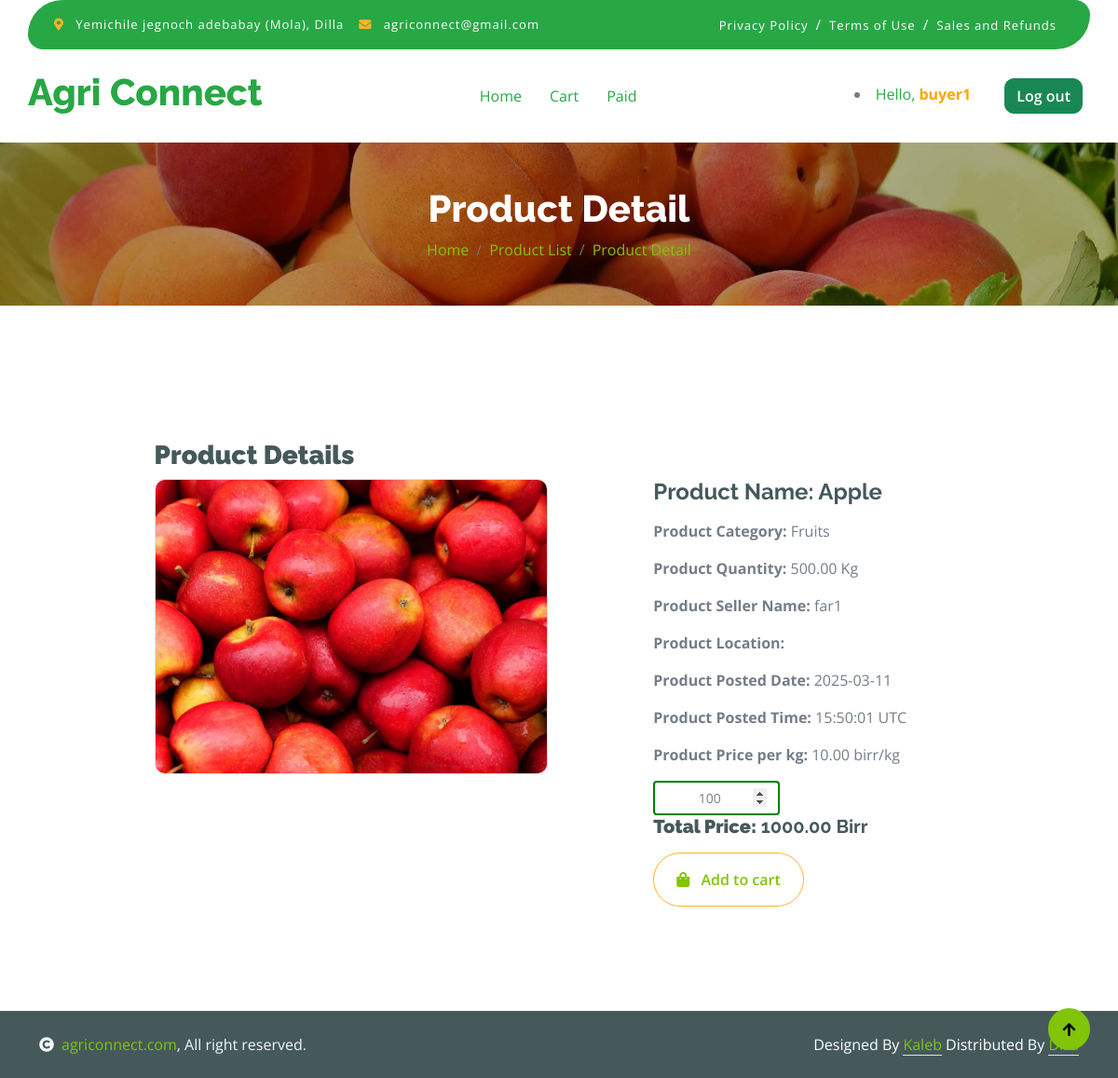
/products/product_detail/1/ (signed in), run on the app's committed database.
### app/models.py (models this page shows, shortened)
class CustomUser(AbstractUser):
    STATUS = (
        ('farmer', 'Farmer'),
        ('buyer', 'Buyer'),
    )
    REGIONS = (
        ('Addis Ababa', 'Addis Ababa'),
        ('Afar', 'Afar'),
        ('Amhara', 'Amhara'),
        ('Benishangul-Gumuz', 'Benishangul-Gumuz'),
        ('Dire Dawa', 'Dire Dawa'),
        ('Gambela', 'Gambela'),
        ('Harari', 'Harari'),
        ('Oromia', 'Oromia'),
        ('Sidama', 'Sidama'),
        ('SNNP', 'SNNP'),
        ('Somali', 'Somali'),
        ('Tigray', 'Tigray'),
    )
    email = models.EmailField(unique=True)
    role = models.CharField("Role", max_length=100, choices=STATUS, default='none', blank=True)
    first_name = models.CharField(max_length=100)
    last_name = models.CharField(max_length=100)
    region = models.CharField(max_length=100, choices=REGIONS)
    zone = models.CharField(max_length=100)
    phone = models.CharField(max_length=20)
    is_activated = models.BooleanField(default=False)
    is_agreed = models.BooleanField(default=True)

class Product(models.Model):
    product_id = models.CharField(max_length=15, unique=True, editable=False)  # New field for custom product ID
    product_name = models.CharField(max_length=200)
    product_quantity = models.DecimalField(max_digits=10, decimal_places=2)
    product_price = models.DecimalField(max_digits=10, decimal_places=2)
    product_image = models.ImageField(upload_to='products/', null=True, blank=True)
    product_category =models.CharField(max_length=20)
    created_at = models.DateTimeField(auto_now_add=True)
    farmer = models.ForeignKey(
        settings.AUTH_USER_MODEL,
        related_name='farmer_product',
        on_delete=models.SET_NULL,
        null=True,
        blank=True,
        limit_choices_to={'role': 'farmer'}
    )

### app/views.py (the view)
# urls.py: path('products/product_detail/<int:product_id>/', views.product_detail, name='product_detail'),
@login_required
def product_detail(request, product_id):
    selected_product_id = request.GET.get('selected', product_id)
    product = get_object_or_404(Product, id=selected_product_id)
    Log.objects.create(
        message=f"Buyer {request.user.username} viewed product details: {product.product_name}",
        log_type="info"  # Or another appropriate log type
    )
    context = { 'selected_product': product }
    return render(request, 'buyer/product_detail.html', context)

### app/templates/buyer/product_detail.html (shortened to what this page needs)
{% extends 'include/navbar.html' %}
{% block content %}
{% load static %}
<div class="container-fluid page-header py-5">
    <h1 class="text-center text-white display-6">Product Detail</h1>
    <ol class="breadcrumb justify-content-center mb-0">
        <li class="breadcrumb-item"><a href="{% url 'product_list' %}">Home</a></li>
        <li class="breadcrumb-item"><a href="{% url 'product_list' %}#product_list">Product List</a></li>
        <li class="breadcrumb-item"><a href="#">Product Detail</a></li>
    </ol>
</div>
<div class="container-fluid py-5 mt-5" id="product_detail">
    <div class="container py-5">
                {% if selected_product %}
                    <div class="row" style="margin: 0 10%;">
                        <h3><b>Product Details</b></h3>
                        <div class="col-lg-6">
                            <div class="border rounded">
                                {% if selected_product.product_image %}
                                <img src="{{ selected_product.product_image.url }}" class="img-fluid rounded" alt="{{ selected_product.product_name }}">
                                {% else %}
                                <img src="{% static 'img/best-product-1.jpg' %}" class="img-fluid rounded" alt="Default Image">
                                {% endif %}
                            </div>
                        </div>
                        <div class="col-lg-6" style="width: fit-content; margin-left: 10%;">
                            <h4 class="fw-bold mb-3">Product Name: {{ selected_product.product_name }}</h4>
                            <p class="mb-3"><b>Product Category:</b> {{ selected_product.product_category }}</p>
                            <p class="mb-3"><b>Product Quantity:</b> {{ selected_product.product_quantity }} Kg</p>
                            <p class="mb-3"><b>Product Seller Name:</b> {{ selected_product.farmer.first_name }}</p>
                            <p class="mb-3"><b>Product Location:</b> {{ selected_product.farmer.location }}</p>
                            <p class="mb-3"><b>Product Posted Date:</b> {{ selected_product.created_at|date:"Y-m-d" }}</p>
                            <p class="mb-3"><b>Product Posted Time:</b> {{ selected_product.created_at|date:"H:i:s T" }}</p>
                            <p class="mb-3"><b>Product Price per kg:</b> {{ selected_product.product_price }} birr/kg</p>
                            {% if user.role == 'buyer' %}
                            <input
                            class="form-control form-control-sm text-center custom-input" type="number" id="quantity" min="100" step="100" value="100">
                            <h5 class="fw-bold mb-3" id="total_price">
                            <b>Total Price:</b> <span>0.00</span> Birr
                            </h5>
                            {%endif%}
                            {% if user.role == 'buyer' %}
                            <form method="POST" action="{% url 'add_to_cart' %}">
                                <button type="submit" class="btn border border-secondary rounded-pill px-4 py-3 text-primary">
                                    <i class="fa fa-shopping-bag me-2 text-primary"></i> Add to cart
                                </button>
                            </form>
                            {% endif %}
                           {% else %}
                           <div id="product_detail" class="col-lg-12 mt-5">
                               <p>Please select a product to view its details.</p>
                           </div>
                           {% endif %}
                    </div>
                    </div>
        </div>
</div>
{% include 'include/copyright.html' %}
<a href="#" class="btn btn-primary border-3 border-primary rounded-circle back-to-top"><i class="fa fa-arrow-up"></i></a>
{% endblock %}

### app/templates/include/navbar.html (shortened to what this page needs)
{% load static %}
<head>
    <link rel="stylesheet" href="https://use.fontawesome.com/releases/v5.15.4/css/all.css"/>
    <link href="https://cdn.jsdelivr.net/npm/bootstrap-icons@1.4.1/font/bootstrap-icons.css" rel="stylesheet">
    <link href="{% static 'lib/lightbox/css/lightbox.min.css'%}" rel="stylesheet">
    <link href="{% static 'lib/owlcarousel/assets/owl.carousel.min.css'%}" rel="stylesheet">
    <link href="{% static 'css/bootstrap.min.css'%}" rel="stylesheet">
    <link href="{% static 'css/style.css'%}" rel="stylesheet">
</head>
</body>
<div class="container-fluid fixed-top">
    <div class="container topbar green d-none d-lg-block">
        <div class="d-flex justify-content-between">
            <div class="top-info ps-2">
                <small class="me-3"><i class="fas fa-map-marker-alt me-2 text-secondary"></i>
                    <a href="#" class="text-white text-decoration-none">Yemichile jegnoch adebabay (Mola), Dilla</a>
                </small>
                <small class="me-3"><i class="fas fa-envelope me-2 text-secondary"></i>
                    <a href="#" class="text-white text-decoration-none">agriconnect@gmail.com</a>
                </small>
            </div>
            <div class="top-link pe-2">
                <a href="{% url 'policy' %}" class="text-white text-decoration-none"><small class="text-white mx-2">Privacy Policy</small>/</a>
                <a href="{% url 'policy' %}" class="text-white text-decoration-none"><small class="text-white mx-2">Terms of Use</small>/</a>
                <a href="{% url 'policy' %}" class="text-white text-decoration-none"><small class="text-white mx-2">Sales and Refunds</small></a>
            </div>
        </div>
    </div>
    <div class="container px-0">
        <nav class="navbar navbar-light bg-white navbar-expand-xl">
            <a href="{% url 'product_list' %}" class="navbar-brand">
                <h1 class="text-green display-6">Agri Connect</h1>
            </a>
            <div class="collapse navbar-collapse bg-white" id="navbarCollapse">
                <div class="navbar-nav mx-auto">
                    <a href="{% url 'product_list' %}" class="nav-item nav-link text-green active">Home</a>
                    {% if user.role == 'buyer' %}
                    <a href="{% url 'cart' %}" class="nav-item nav-link text-green">Cart</a>
                    <a href="{% url 'paid' %}" class="nav-item nav-link text-green">Paid</a>
                    {% endif %}
                </div>
                <div class="d-flex m-3 me-0">
                    <div class="my-auto">
                        {% if user.is_authenticated %}
                        <li class="nav-item">
                            <span class="me-3 text-green">Hello,<span class="me-3" style="color: orange; font-weight: bold;"> {{ user.first_name }}</span></span>
                            <a href="{% url 'logout' %}" class="btn btn-success me-2">Log out</a>
                        </li>
                        {% else %}
                        <a href="{% url 'register' %}" class="btn btn-success me-2">Sign Up</a>
                        <a href="{% url 'login' %}" class="btn btn-outline-success">Log In</a>
                        {% endif %}
                    </div>
                </div>
            </div>
        </nav>
    </div>
</div>
{% block content %}
{% endblock %}

### static/css/style.css (style rules this page uses)
.green { background-color: #28a745 !important; }
.text-green { color: #28a745 !important; }
.back-to-top { position: fixed; right: 30px; bottom: 30px; display: flex; width: 45px; height: 45px; align-items: center; justify-content: center; transition: 0.5s; z-index: 99; }
.btn { font-weight: 600; transition: .5s; }
.btn.border-secondary { transition: 0.5s; }
.fixed-top { transition: 0.5s; background: var(--bs-white); border: 0; }
.topbar { padding: 20px; border-radius: 230px 100px; }
.topbar .top-info { font-size: 15px; line-height: 0; letter-spacing: 1px; display: flex; align-items: center; }
.topbar .top-link { font-size: 15px; line-height: 0; letter-spacing: 1px; display: flex; align-items: center; }
.topbar .top-link a { letter-spacing: 1px; }
.navbar .navbar-nav .nav-link { padding: 10px 15px; font-size: 16px; transition: .5s; }
.navbar { height: 100px; border-bottom: 1px solid rgba(255, 255, 255, .1); }
.navbar .navbar-nav .nav-link:hover, .navbar .navbar-nav .nav-link.active, .fixed-top.bg-white .navbar .navbar-nav .nav-link:hover, .fixed-top.bg-white .navbar .navbar-nav .nav-link.active { color: var(--bs-primary); }
.page-header { position: relative; background: linear-gradient(rgba(0, 0, 0, 0.3), rgba(0, 0, 0, 0.3)), url(../img/cart-page-header-img.jpg); background-position: center center; background-repeat: no-repeat; background-size: cover; }
@media (min-width: 992px) { .hero-header, .page-header { margin-top: 152px !important; } }

### app/templates/buyer/product_detail.html (style rules this page uses)
.custom-input { width: 50%; border: 2px solid green; border-radius: 0.25rem; padding: 0.375rem 0.75rem; transition: border-color 0.3s, box-shadow 0.3s; }

### data on the page
CustomUser: first_name "buyer1"
Product: product_image (picture), product_name "Apple", product_category "Fruits", product_quantity "500.00", farmer.first_name "far1", created_at "2025-03-11", created_at "15:50:01 UTC", product_price "10.00"
